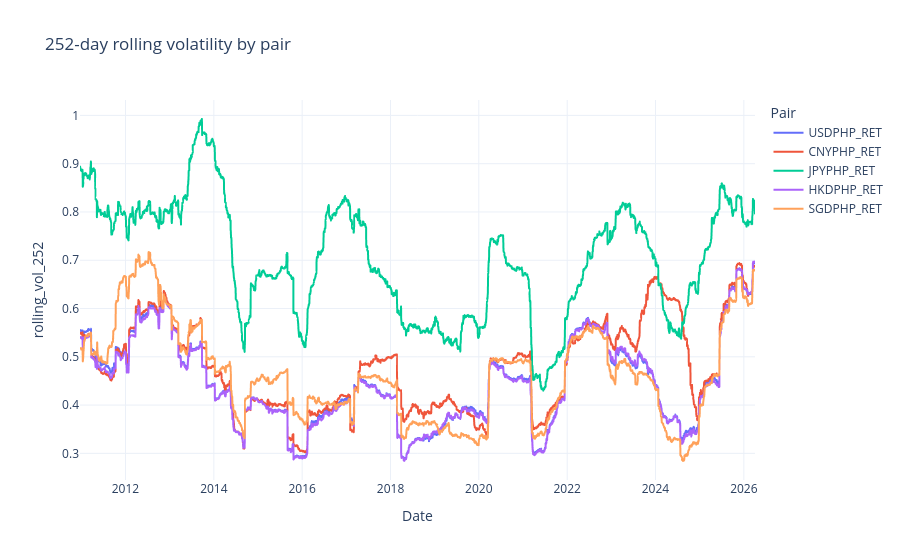
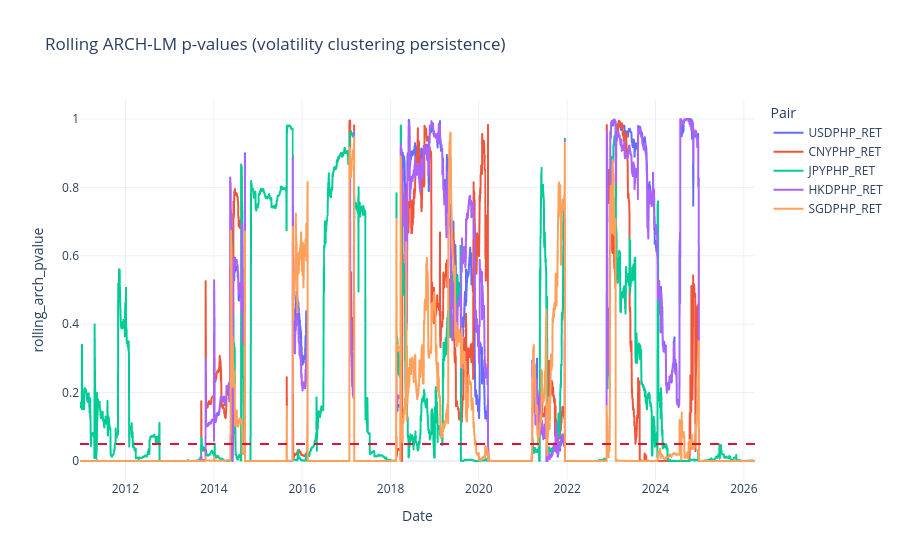

These figures' notebook cell, in order:
### Markdown cell above
## 6) Rolling Diagnostics (252-day): Volatility, Autocorrelation, ARCH-LM p-value

### Code cell
rolling_df = rolling_diagnostics(config, split='fx_aligned', window=252, arch_lags=5)
display(rolling_df.head())
save_table(rolling_df, diagnostics_dir / 'rolling_diagnostics_252.csv')

fig_vol = px.line(
    rolling_df,
    x='Date',
    y='rolling_vol_252',
    color='Pair',
    title='252-day rolling volatility by pair',
    template='plotly_white'
)
fig_vol.show()
fig_vol.write_html(str(diagnostics_dir / 'rolling_volatility_252.html'))

fig_arch = px.line(
    rolling_df,
    x='Date',
    y='rolling_arch_pvalue',
    color='Pair',
    title='Rolling ARCH-LM p-values (volatility clustering persistence)',
    template='plotly_white'
)
fig_arch.add_hline(y=0.05, line_dash='dash', line_color='crimson')
fig_arch.show()
fig_arch.write_html(str(diagnostics_dir / 'rolling_arch_pvalues.html'))

### Figure 1 — Plotly figure (JSON) as saved in the notebook; plotly's stock layout.template omitted (floating-point values rounded to 4 significant figures; data arrays with more than 128 entries replaced by an {"elided": "..."} marker saying what was removed)
{"data": [{"hovertemplate": "Pair=USDPHP_RET<br>Date=%{x}<br>rolling_vol_252=%{y}<extra></extra>", "legendgroup": "USDPHP_RET", "line": {"color": "#636efa", "dash": "solid"}, "marker": {"symbol": "circle"}, "mode": "lines", "name": "USDPHP_RET", "showlegend": true, "type": "scattergl", "x": {"elided": "3979 str values"}, "xaxis": "x", "y": {"elided": "3979 float values"}, "yaxis": "y"}, {"hovertemplate": "Pair=CNYPHP_RET<br>Date=%{x}<br>rolling_vol_252=%{y}<extra></extra>", "legendgroup": "CNYPHP_RET", "line": {"color": "#EF553B", "dash": "solid"}, "marker": {"symbol": "circle"}, "mode": "lines", "name": "CNYPHP_RET", "showlegend": true, "type": "scattergl", "x": {"elided": "3979 str values"}, "xaxis": "x", "y": {"elided": "3979 float values"}, "yaxis": "y"}, {"hovertemplate": "Pair=JPYPHP_RET<br>Date=%{x}<br>rolling_vol_252=%{y}<extra></extra>", "legendgroup": "JPYPHP_RET", "line": {"color": "#00cc96", "dash": "solid"}, "marker": {"symbol": "circle"}, "mode": "lines", "name": "JPYPHP_RET", "showlegend": true, "type": "scattergl", "x": {"elided": "3979 str values"}, "xaxis": "x", "y": {"elided": "3979 float values"}, "yaxis": "y"}, {"hovertemplate": "Pair=HKDPHP_RET<br>Date=%{x}<br>rolling_vol_252=%{y}<extra></extra>", "legendgroup": "HKDPHP_RET", "line": {"color": "#ab63fa", "dash": "solid"}, "marker": {"symbol": "circle"}, "mode": "lines", "name": "HKDPHP_RET", "showlegend": true, "type": "scattergl", "x": {"elided": "3979 str values"}, "xaxis": "x", "y": {"elided": "3979 float values"}, "yaxis": "y"}, {"hovertemplate": "Pair=SGDPHP_RET<br>Date=%{x}<br>rolling_vol_252=%{y}<extra></extra>", "legendgroup": "SGDPHP_RET", "line": {"color": "#FFA15A", "dash": "solid"}, "marker": {"symbol": "circle"}, "mode": "lines", "name": "SGDPHP_RET", "showlegend": true, "type": "scattergl", "x": {"elided": "3979 str values"}, "xaxis": "x", "y": {"elided": "3979 float values"}, "yaxis": "y"}], "layout": {"legend": {"title": {"text": "Pair"}, "tracegroupgap": 0}, "title": {"text": "252-day rolling volatility by pair"}, "xaxis": {"anchor": "y", "domain": [0, 1], "title": {"text": "Date"}}, "yaxis": {"anchor": "x", "domain": [0, 1], "title": {"text": "rolling_vol_252"}}}}

### Figure 2 — Plotly figure (JSON) as saved in the notebook; plotly's stock layout.template omitted (floating-point values rounded to 4 significant figures; data arrays with more than 128 entries replaced by an {"elided": "..."} marker saying what was removed)
{"data": [{"hovertemplate": "Pair=USDPHP_RET<br>Date=%{x}<br>rolling_arch_pvalue=%{y}<extra></extra>", "legendgroup": "USDPHP_RET", "line": {"color": "#636efa", "dash": "solid"}, "marker": {"symbol": "circle"}, "mode": "lines", "name": "USDPHP_RET", "showlegend": true, "type": "scattergl", "x": {"elided": "3979 str values"}, "xaxis": "x", "y": {"elided": "3979 float values"}, "yaxis": "y"}, {"hovertemplate": "Pair=CNYPHP_RET<br>Date=%{x}<br>rolling_arch_pvalue=%{y}<extra></extra>", "legendgroup": "CNYPHP_RET", "line": {"color": "#EF553B", "dash": "solid"}, "marker": {"symbol": "circle"}, "mode": "lines", "name": "CNYPHP_RET", "showlegend": true, "type": "scattergl", "x": {"elided": "3979 str values"}, "xaxis": "x", "y": {"elided": "3979 float values"}, "yaxis": "y"}, {"hovertemplate": "Pair=JPYPHP_RET<br>Date=%{x}<br>rolling_arch_pvalue=%{y}<extra></extra>", "legendgroup": "JPYPHP_RET", "line": {"color": "#00cc96", "dash": "solid"}, "marker": {"symbol": "circle"}, "mode": "lines", "name": "JPYPHP_RET", "showlegend": true, "type": "scattergl", "x": {"elided": "3979 str values"}, "xaxis": "x", "y": {"elided": "3979 float values"}, "yaxis": "y"}, {"hovertemplate": "Pair=HKDPHP_RET<br>Date=%{x}<br>rolling_arch_pvalue=%{y}<extra></extra>", "legendgroup": "HKDPHP_RET", "line": {"color": "#ab63fa", "dash": "solid"}, "marker": {"symbol": "circle"}, "mode": "lines", "name": "HKDPHP_RET", "showlegend": true, "type": "scattergl", "x": {"elided": "3979 str values"}, "xaxis": "x", "y": {"elided": "3979 float values"}, "yaxis": "y"}, {"hovertemplate": "Pair=SGDPHP_RET<br>Date=%{x}<br>rolling_arch_pvalue=%{y}<extra></extra>", "legendgroup": "SGDPHP_RET", "line": {"color": "#FFA15A", "dash": "solid"}, "marker": {"symbol": "circle"}, "mode": "lines", "name": "SGDPHP_RET", "showlegend": true, "type": "scattergl", "x": {"elided": "3979 str values"}, "xaxis": "x", "y": {"elided": "3979 float values"}, "yaxis": "y"}], "layout": {"legend": {"title": {"text": "Pair"}, "tracegroupgap": 0}, "shapes": [{"line": {"color": "crimson", "dash": "dash"}, "type": "line", "x0": 0, "x1": 1, "xref": "x domain", "y0": 0.05, "y1": 0.05, "yref": "y"}], "title": {"text": "Rolling ARCH-LM p-values (volatility clustering persistence)"}, "xaxis": {"anchor": "y", "domain": [0, 1], "title": {"text": "Date"}}, "yaxis": {"anchor": "x", "domain": [0, 1], "title": {"text": "rolling_arch_pvalue"}}}}
